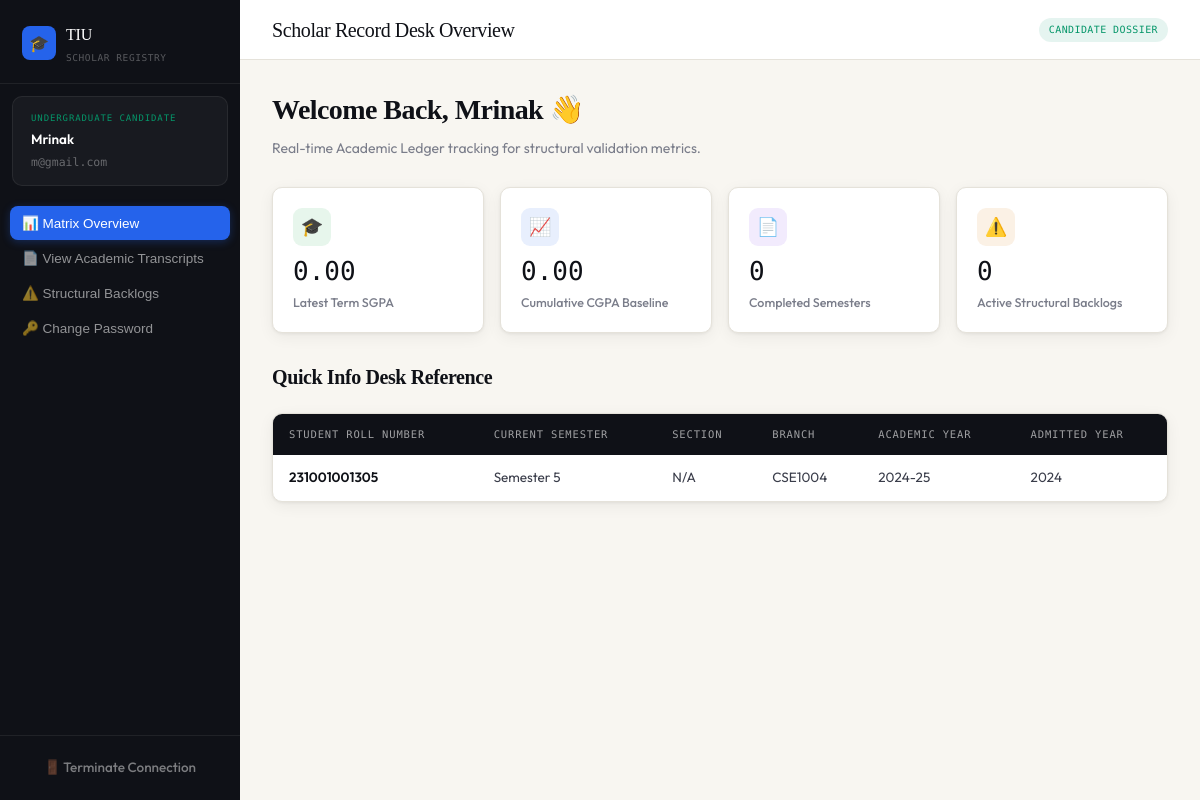
The app's page /student_dashboard (signed in) with its own data.
### models.py (models this page shows, shortened)
class Student(db.Model):
    __tablename__ = "student"
    student_id    = db.Column(db.Integer, primary_key=True, autoincrement=True)
    student_name  = db.Column(db.String,  nullable=False)
    student_email = db.Column(db.String,  nullable=False, unique=True)
    student_password = db.Column(db.String, nullable=False)  # bcrypt hash
    roll_no       = db.Column(db.String,  nullable=False, unique=True)
    branch        = db.Column(db.String,  nullable=False)
    current_sem   = db.Column(db.Integer, nullable=False)
    section       = db.Column(db.String(1), nullable=True)
    academic_year = db.Column(db.String,  nullable=False)    # e.g. "2024-25"
    is_active     = db.Column(db.Boolean, nullable=False, default=True)
    date_created  = db.Column(db.Date,    nullable=False, default=func.current_date())
    marks    = db.relationship('Mark',    backref='student', lazy=True)
    backlogs = db.relationship('Backlog', backref='student', lazy=True)
    results  = db.relationship('Result',  backref='student', lazy=True)

### controllers/student_controllers.py (the view, shortened to what this page needs)
@app.route("/student_dashboard", methods=["GET"])
@app.route("/student_dashboard", methods=["GET"])
def student_dashboard():
    student = get_logged_student()
    if not student:
        return redirect(url_for("login"))
    admitted_year = student.academic_year.split('-')[0] if '-' in student.academic_year else student.academic_year
    latest_result = Result.query.filter_by(student_id=student.student_id, status='PUBLISHED')\
                                .order_by(Result.semester.desc()).first()
    current_sgpa = latest_result.sgpa if latest_result else 0.0
    current_cgpa = latest_result.cgpa if latest_result else 0.0
    completed_sems = Result.query.filter_by(student_id=student.student_id, status='PUBLISHED').count()
    backlog_query = db.session.query(Backlog, Subject, Faculty).\
        join(Subject, Backlog.subject_id == Subject.subject_id).\
        join(Faculty, Backlog.faculty_id == Faculty.faculty_id).\
        filter(Backlog.student_id == student.student_id, Backlog.status == 'ACTIVE').all()
    compiled_backlogs = [{
        "semester": sub.semester,
        "subject_code": sub.subject_code,
        "subject_name": sub.subject_name,
        "faculty_name": fac.faculty_name,
        "faculty_email": fac.faculty_email,
        "academic_year": bl.academic_year
    } for bl, sub, fac in backlog_query]
    student_data = {
        "id": student.student_id, "name": student.student_name, "email": student.student_email,
        "roll_no": student.roll_no, "current_sem": student.current_sem, "section": student.section or "N/A",
        "branch": student.branch, "academic_year": student.academic_year, "admitted_year": admitted_year,
        "sgpa": current_sgpa, "cgpa": current_cgpa, "completed_sems": completed_sems,
        "backlogs_count": len(compiled_backlogs)
    }
    published_results = Result.query.filter_by(student_id=student.student_id, status='PUBLISHED').all()
    results_map = {}
    current_date_str = datetime.datetime.now().strftime("%d %b %Y")
    return render_template(
        "student.html",
        student=student_data,
        backlogs=compiled_backlogs,
        results_map=results_map,
        current_date_str=current_date_str
    )

### controllers/student_controllers.py (called while the page is built)
def get_logged_student():
    if "role" in session and session["role"] == "student" and "email" in session:
        return Student.query.filter_by(student_email=session.get("email")).first()
    return None

### templates/student.html (shortened to what this page needs)
<!DOCTYPE html>
<html lang="en">
<head>
  <link rel="stylesheet" href="/static/global.css">
</head>
<body>
  <div id="screen-app">
    <aside class="sidebar">
      <div class="sidebar-logo">
        <div class="logo-row">
          <div class="logo-icon">🎓</div>
          <div>
            <div class="logo-text">TIU</div>
            <div class="logo-sub">Scholar Registry</div>
          </div>
        </div>
      </div>
      <div class="sidebar-user">
        <div class="user-role" style="color: var(--student-c)">UNDERGRADUATE CANDIDATE</div>
        <div class="user-name">{{ student.name }}</div>
        <div class="user-email">{{ student.email }}</div>
      </div>
      <nav class="sidebar-nav">
        <button class="nav-item active" id="nav-dashboard" onclick="switchView('dashboard')">📊 Matrix Overview</button>
        <button class="nav-item" id="nav-result" onclick="switchView('result')">📄 View Academic Transcripts</button>
        <button class="nav-item" id="nav-backlogs" onclick="switchView('backlogs')">⚠️ Structural Backlogs</button>
        <button class="nav-item" id="nav-password" onclick="switchView('password')">🔑 Change Password</button>
      </nav>
      <div class="sidebar-footer">
        <a href="/logout" class="btn-logout" style="text-align: center; text-decoration: none; display: block;">🚪 Terminate Connection</a>
      </div>
    </aside>
    <main class="main-content">
      <div class="topbar">
        <div class="topbar-title" id="pageTitle">Scholar Record Desk Overview</div>
        <div class="topbar-right"><span class="topbar-badge badge-student">CANDIDATE DOSSIER</span></div>
      </div>
      <div class="page-body">
        <section id="view-dashboard" class="workspace-view active-view">
          <div class="dashboard-welcome">
            <h2>Welcome Back, {{ student.name }} 👋</h2>
            <p>Real-time Academic Ledger tracking for structural validation metrics.</p>
          </div>
          <div class="stat-grid">
            <div class="stat-card">
              <div class="stat-icon si-green">🎓</div>
              <div class="stat-value">{{ "%.2f"|format(student.sgpa) }}</div>
              <div class="stat-label">Latest Term SGPA</div>
            </div>
            <div class="stat-card">
              <div class="stat-icon si-blue">📈</div>
              <div class="stat-value">{{ "%.2f"|format(student.cgpa) }}</div>
              <div class="stat-label">Cumulative CGPA Baseline</div>
            </div>
            <div class="stat-card">
              <div class="stat-icon si-purple">📄</div>
              <div class="stat-value">{{ student.completed_sems }}</div>
              <div class="stat-label">Completed Semesters</div>
            </div>
            <div class="stat-card">
              <div class="stat-icon si-amber">⚠️</div>
              <div class="stat-value">{{ student.backlogs_count }}</div>
              <div class="stat-label">Active Structural Backlogs</div>
            </div>
          </div>
          <div class="section-header" style="margin-top: 25px;"><h3>Quick Info Desk Reference</h3></div>
          <div class="table-wrap">
            <table>
              <thead>
                <tr><th>Student Roll Number</th><th>Current Semester</th><th>Section</th><th>Branch</th><th>Academic Year</th><th>Admitted Year</th></tr>
              </thead>
              <tbody>
                <tr>
                  <td class="td-bold">{{ student.roll_no }}</td>
                  <td>Semester {{ student.current_sem }}</td>
                  <td>{{ student.section }}</td>
                  <td>{{ student.branch }}</td>
                  <td>{{ student.academic_year }}</td>
                  <td>{{ student.admitted_year }}</td>
                </tr>
              </tbody>
            </table>
          </div>
        </section>
      </div>
    </main>
  </div>
</body>
</html>

### templates/student.html (style rules this page uses)
.workspace-view { display: none; }
.workspace-view.active-view { display: block; }

### records on screen
Student: name "Mrinak", email "m@gmail.com", roll_no "231001001305", branch "CSE1004", academic_year "2024-25"

### other values on screen
{{ "%.2f"|format(student.sgpa) }} "0.00"
{{ "%.2f"|format(student.cgpa) }} "0.00"
{{ student.completed_sems }} "0"
{{ student.backlogs_count }} "0"
{{ student.current_sem }} "5"
{{ student.section }} "N/A"
{{ student.admitted_year }} "2024"
